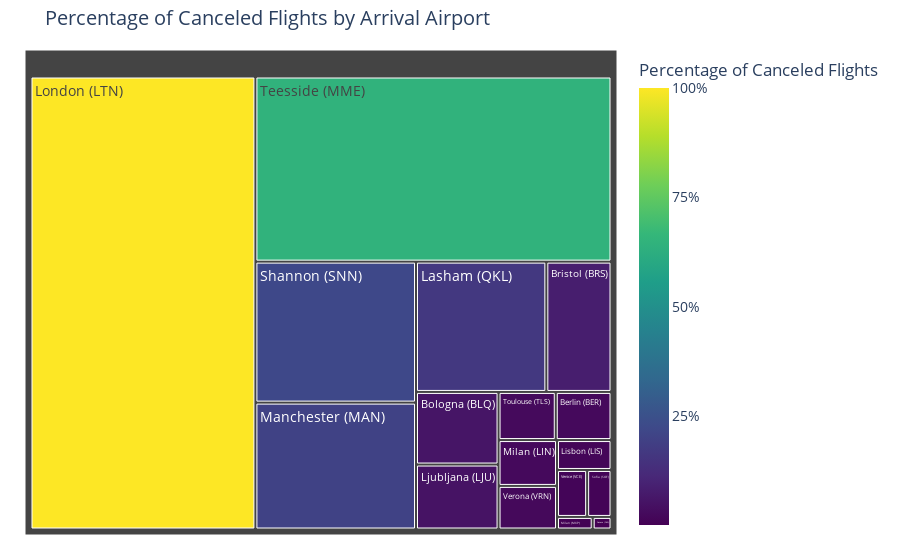

Notebook code for this chart:
### Code cell
import plotly.express as px
import pandas as pd

# Group by arrival airport and count canceled flights
canceled_by_arr = arrivals[arrivals['STATUS'] == 'Canceled'].groupby('FROM')['STATUS'].count()

# Calculate the total flights for each airport
total_flights_by_arr = arrivals.groupby('FROM')['STATUS'].count()

# Calculate the percentage of canceled flights for each airport
cancel_rate_by_airport = (canceled_by_arr / total_flights_by_arr) * 100

# Remove NaN values
cancel_rate_by_airport = cancel_rate_by_airport.dropna()

# Sort the airports by cancel rate in descending order
sorted_cancel_rates = cancel_rate_by_airport.sort_values(ascending=False)

# Create a DataFrame with additional information
data = pd.DataFrame({
    'Airport': sorted_cancel_rates.index,
    'Percentage': sorted_cancel_rates.values,
    'Total Flights': total_flights_by_arr[sorted_cancel_rates.index],
    'Canceled Flights': canceled_by_arr[sorted_cancel_rates.index]
})

# Create an interactive treemap
fig = px.treemap(data, 
                 path=['Airport'], 
                 values='Percentage',
                 color='Percentage',
                 color_continuous_scale='Viridis',
                 hover_data=['Total Flights', 'Canceled Flights'])

# Customize the layout
fig.update_layout(
    title='Percentage of Canceled Flights by Arrival Airport',
    margin=dict(t=50, l=25, r=25, b=25),
    font=dict(size=14)
)

# Add a color bar
fig.update_layout(coloraxis_colorbar=dict(
    title="Percentage of Canceled Flights",
    tickvals=[0, 25, 50, 75, 100],
    ticktext=[f"{val}%" for val in [0, 25, 50, 75, 100]]
))

fig.show()

### Figure 1 — Plotly figure (JSON) as saved in the notebook; plotly's stock layout.template omitted (floating-point values rounded to 4 significant figures)
{"data": [{"branchvalues": "total", "customdata": [[152, 4, 2.632], [17, 1, 5.882], [12, 1, 8.333], [431, 1, 0.232], [6, 1, 16.67], [125, 2, 1.6], [38, 2, 5.263], [1, 1, 100], [5, 1, 20], [38, 1, 2.632], [227, 1, 0.4405], [9, 2, 22.22], [89, 1, 1.124], [17, 11, 64.71], [37, 1, 2.703], [144, 2, 1.389], [40, 1, 2.5]], "domain": {"x": [0, 1], "y": [0, 1]}, "hovertemplate": "labels=%{label}<br>Percentage_sum=%{value}<br>parent=%{parent}<br>id=%{id}<br>Total Flights=%{customdata[0]}<br>Canceled Flights=%{customdata[1]}<br>Percentage=%{color}<extra></extra>", "ids": ["Berlin (BER)", "Bologna (BLQ)", "Bristol (BRS)", "Geneva (GVA)", "Lasham (QKL)", "Lisbon (LIS)", "Ljubljana (LJU)", "London (LTN)", "Manchester (MAN)", "Milan (LIN)", "Milan (MXP)", "Shannon (SNN)", "Sofia (SOF)", "Teesside (MME)", "Toulouse (TLS)", "Venice (VCE)", "Verona (VRN)"], "labels": ["Berlin (BER)", "Bologna (BLQ)", "Bristol (BRS)", "Geneva (GVA)", "Lasham (QKL)", "Lisbon (LIS)", "Ljubljana (LJU)", "London (LTN)", "Manchester (MAN)", "Milan (LIN)", "Milan (MXP)", "Shannon (SNN)", "Sofia (SOF)", "Teesside (MME)", "Toulouse (TLS)", "Venice (VCE)", "Verona (VRN)"], "marker": {"coloraxis": "coloraxis", "colors": [2.632, 5.882, 8.333, 0.232, 16.67, 1.6, 5.263, 100, 20, 2.632, 0.4405, 22.22, 1.124, 64.71, 2.703, 1.389, 2.5]}, "name": "", "parents": ["", "", "", "", "", "", "", "", "", "", "", "", "", "", "", "", ""], "type": "treemap", "values": [2.632, 5.882, 8.333, 0.232, 16.67, 1.6, 5.263, 100, 20, 2.632, 0.4405, 22.22, 1.124, 64.71, 2.703, 1.389, 2.5]}], "layout": {"coloraxis": {"colorbar": {"ticktext": ["0%", "25%", "50%", "75%", "100%"], "tickvals": [0, 25, 50, 75, 100], "title": {"text": "Percentage of Canceled Flights"}}, "colorscale": [[0, "#440154"], [0.1111, "#482878"], [0.2222, "#3e4989"], [0.3333, "#31688e"], [0.4444, "#26828e"], [0.5556, "#1f9e89"], [0.6667, "#35b779"], [0.7778, "#6ece58"], [0.8889, "#b5de2b"], [1, "#fde725"]]}, "font": {"size": 14}, "legend": {"tracegroupgap": 0}, "margin": {"b": 25, "l": 25, "r": 25, "t": 50}, "title": {"text": "Percentage of Canceled Flights by Arrival Airport"}}}
